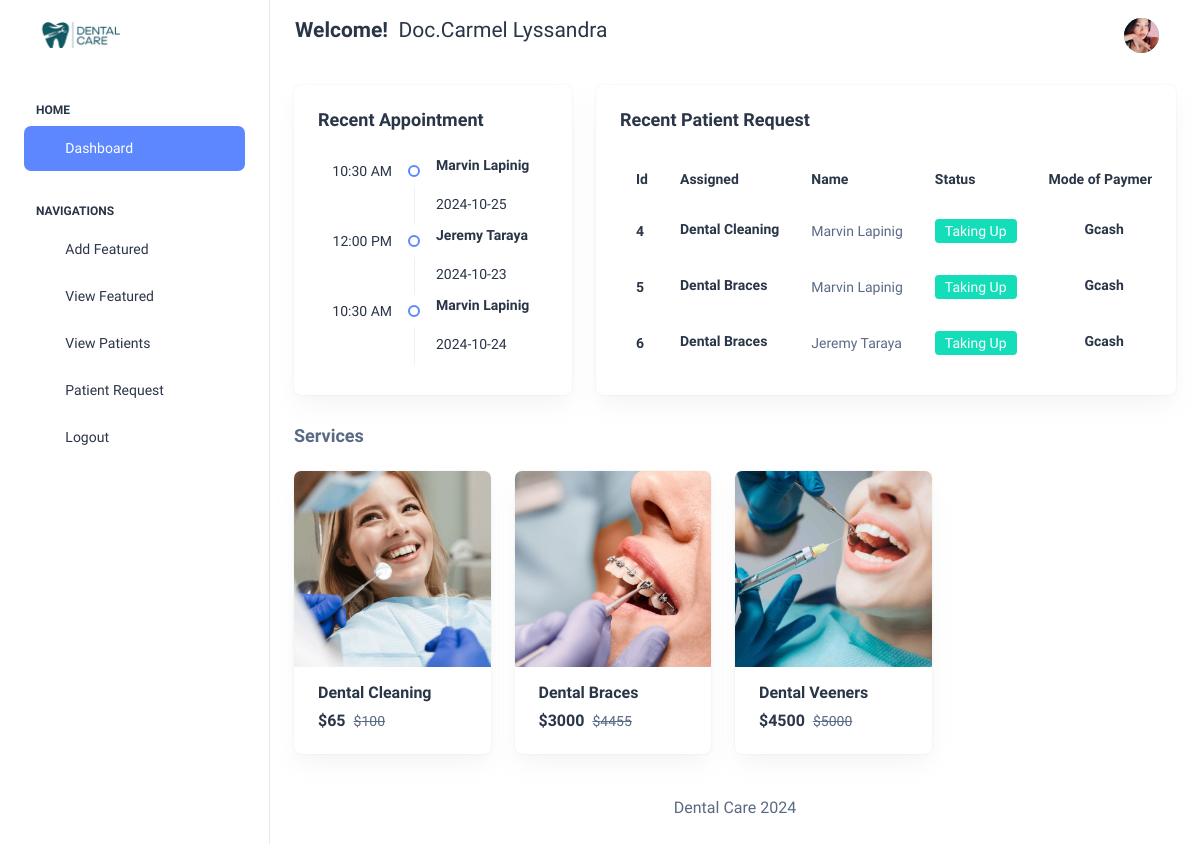
Screenshot of /Dentist/Home (signed in) with the database file from the repository.
### app/models.py (models this page shows, shortened)
class CustomUser(AbstractUser):
    USER = (
        ('1','Dentist'),
        ('2', 'Patient'),
    )
    user_type = models.CharField(choices=USER,max_length=50,default=1)
    profile_pic = models.ImageField(upload_to='media/profile_pic',null=True,blank=False)
    address = models.TextField()
    postal = models.TextField()
    gender = models.CharField(max_length=100)
    contact_number = models.TextField()

class Client_Invoice(models.Model):
    client_id = models.ForeignKey(Client, on_delete=models.CASCADE)
    message = models.TextField()
    created = models.DateField(auto_now_add=True)
    status = models.IntegerField(null=True, default=0)
    date = models.CharField(max_length=100)
    time = models.CharField(max_length=100)

class Client(models.Model):
    admin = models.OneToOneField(CustomUser, on_delete=models.CASCADE)
    status = models.IntegerField(default=0)
    created_at = models.DateField(auto_now_add=True)
    updated_at = models.DateField(auto_now=True)
    valid_id = models.ImageField( upload_to="media/uploads", null=True, blank=False)

class Client_Request(models.Model):
    client_id = models.ForeignKey(Client, on_delete=models.CASCADE)
    address = models.TextField()
    contact_number = models.TextField()
    status = models.IntegerField(default=0)
    featured_id = models.ForeignKey(Featured, on_delete=models.DO_NOTHING)
    payment = models.CharField(max_length=100)

class Featured(models.Model):
    name = models.CharField(max_length=100)
    featured_photo = models.ImageField(upload_to="media/uploads",null=True,blank=False)
    full_price = models.TextField()
    discounted_price = models.TextField()
    created_at = models.DateField(auto_now_add=True)
    updated_at = models.DateField(auto_now=True)
    def __str__(self):
        return self.name

### dental_care_management/Dentist_Views.py (the view)
# urls.py: path('Dentist/Home',Dentist_Views.HOME,name='dentist_home'),
@login_required(login_url='/')
def HOME(request):
    client_invoice = Client_Invoice.objects.all()
    client_request = Client_Request.objects.all()
    featured = Featured.objects.all()
    context = {
        'client_invoice':client_invoice,
        'client_request':client_request,
        'featured':featured,
    }
    return render(request,'Dentist/home.html',context)

### templates/Dentist/home.html (shortened to what this page needs)
{% extends 'base.html' %}
{% block content %}
        <div class="row">
          <div class="col-lg-4 d-flex align-items-stretch">
            <div class="card w-100">
              <div class="card-body p-4">
                <div class="mb-4">
                  <h5 class="card-title fw-semibold">Recent Appointment</h5>
                </div>
                <ul class="timeline-widget mb-0 position-relative mb-n5">
                  {% for i in client_invoice %}
                  <li class="timeline-item d-flex position-relative overflow-hidden">
                    <div class="timeline-time text-dark flex-shrink-0 text-end">{{i.time}}</div>
                    <div class="timeline-badge-wrap d-flex flex-column align-items-center">
                      <span class="timeline-badge border-2 border border-primary flex-shrink-0 my-8"></span>
                    </div>
                    <div class="timeline-desc fs-3 text-dark mt-n1"><h6 class="fw-semibold mb-0">{{i.client_id.admin.first_name}} {{i.client_id.admin.last_name}}</h6><br>{{i.date}}</div>
                  </li>
                  {%endfor%}
                </ul>
              </div>
            </div>
          </div>
          <div class="col-lg-8 d-flex align-items-stretch">
            <div class="card w-100">
              <div class="card-body p-4">
                <h5 class="card-title fw-semibold mb-4">Recent Patient Request</h5>
                <div class="table-responsive">
                  <table class="table text-nowrap mb-0 align-middle">
                    <thead class="text-dark fs-4">
                      <tr>
                        <th class="border-bottom-0">
                          <h6 class="fw-semibold mb-0">Id</h6>
                        </th>
                        <th class="border-bottom-0">
                          <h6 class="fw-semibold mb-0">Assigned</h6>
                        </th>
                        <th class="border-bottom-0">
                          <h6 class="fw-semibold mb-0">Name</h6>
                        </th>
                        <th class="border-bottom-0">
                          <h6 class="fw-semibold mb-0">Status</h6>
                        </th>
                        <th class="border-bottom-0">
                          <h6 class="fw-semibold mb-0">Mode of Payment</h6>
                        </th>
                      </tr>
                    </thead>
                    <tbody>
                      {% for i in client_request %}
                      <tr>
                        <td class="border-bottom-0"><h6 class="fw-semibold mb-0">{{i.id}}</h6></td>
                        <td class="border-bottom-0">
                            <h6 class="fw-semibold mb-1">{{i.featured_id}}</h6>
                        </td>
                        <td class="border-bottom-0">
                          <p class="mb-0 fw-normal">{{i.client_id.admin.first_name}} {{i.client_id.admin.last_name}}</p>
                        </td>
                        <td class="border-bottom-0">
                          <div class="d-flex align-items-center gap-2">
                            {% if i.status == 0 %}
                              <span class="badge bg-warning">Pending</span>
                              {% elif i.status == 1 %}
                              <span class="badge bg-success">Taking Up</span>
                              {% elif i.status == 2 %}
                              <span class="badge bg-danger">Canceled</span>
                              {% endif %}
                          </div>
                        </td>
                        <td class="border-bottom-0">
                          <h6 class="fw-semibold mb-1 text-center">{{i.payment}}</h6>
                        </td>
                      </tr>
                      {%endfor%}
                    </tbody>
                  </table>
                </div>
              </div>
            </div>
          </div>
        </div>
        <div class="row">
          <h1 class="card-title fw-semibold mb-4">Services</h1>
          <div class="row">
            {% for i in featured %}
            <div class="col-sm-6 col-xl-3">
              <div class="card overflow-hidden rounded-2">
                <div class="position-relative">
                  <img src="/{{i.featured_photo}}" class="card-img-top rounded-0" alt="Product Image">
                </div>
                <div class="card-body pt-3 p-4">
                  <h6 class="fw-semibold fs-4">{{i.name}}</h6>
                  <div class="d-flex align-items-center justify-content-between">
                    <h6 class="fw-semibold fs-4 mb-0">${{i.discounted_price}}<span class="ms-2 fw-normal text-muted fs-3"><del>${{i.full_price}}</del></span></h6>
                  </div>
                </div>
              </div>
            </div>
            {% endfor %}
          </div>
        </div>
{%endblock%}

### templates/includes/header.html (shortened to what this page needs)
{% load static %}
<header class="app-header">
        <nav class="navbar navbar-expand-lg navbar-light">
          <ul class="navbar-nav">
            {% if user.user_type == '1' %}
            <li class="nav-item">
              <h4><strong>Welcome!</strong>&nbsp;&nbsp;<span>Doc.{{user.first_name}} {{user.last_name}}</span></h4>
            </li>
            {%elif user.user_type == '2' %}
            <li class="nav-item">
              <h4><strong>Welcome!</strong>&nbsp;&nbsp;<span>{{user.first_name}} {{user.last_name}}</span></h4>
            </li>
            {%endif%}
          </ul>
          <div class="navbar-collapse justify-content-end px-0" id="navbarNav">
            <ul class="navbar-nav flex-row ms-auto align-items-center justify-content-end">
              <li class="nav-item dropdown">
                <a class="nav-link nav-icon-hover" href="javascript:void(0)" id="drop2" data-bs-toggle="dropdown"
                  aria-expanded="false">
                  {% if user.profile_pic == "" %}
                  <img src="{% static 'assets/images/profile/user-1.jpg' %}" alt="" width="35" height="35" class="rounded-circle bg-success" >
                  {% else %}
                  <img src="/{{user.profile_pic}}" alt="" width="35" height="35" class="rounded-circle bg-success">
                  {%endif%}
                </a>
              </li>
            </ul>
          </div>
        </nav>
      </header>

### rows the page displays
CustomUser: first_name "Carmel", last_name "Lyssandra", profile_pic (picture)
Client_Invoice: time "10:30 AM", client_id.admin.first_name "Marvin", client_id.admin.last_name "Lapinig", date "2024-10-25"
Client_Invoice: time "12:00 PM", client_id.admin.first_name "Jeremy", client_id.admin.last_name "Taraya", date "2024-10-23"
Client_Invoice: time "10:30 AM", client_id.admin.first_name "Marvin", client_id.admin.last_name "Lapinig", date "2024-10-24"
Client_Request: id "4", featured_id "Dental Cleaning", client_id.admin.first_name "Marvin", client_id.admin.last_name "Lapinig", status "Taking Up", payment "Gcash"
Client_Request: id "5", featured_id "Dental Braces", client_id.admin.first_name "Marvin", client_id.admin.last_name "Lapinig", status "Taking Up", payment "Gcash"
Client_Request: id "6", featured_id "Dental Braces", client_id.admin.first_name "Jeremy", client_id.admin.last_name "Taraya", status "Taking Up", payment "Gcash"
Featured: featured_photo (picture), name "Dental Cleaning", discounted_price "65", full_price "100"
Featured: featured_photo (picture), name "Dental Braces", discounted_price "3000", full_price "4455"
Featured: featured_photo (picture), name "Dental Veeners", discounted_price "4500", full_price "5000"
